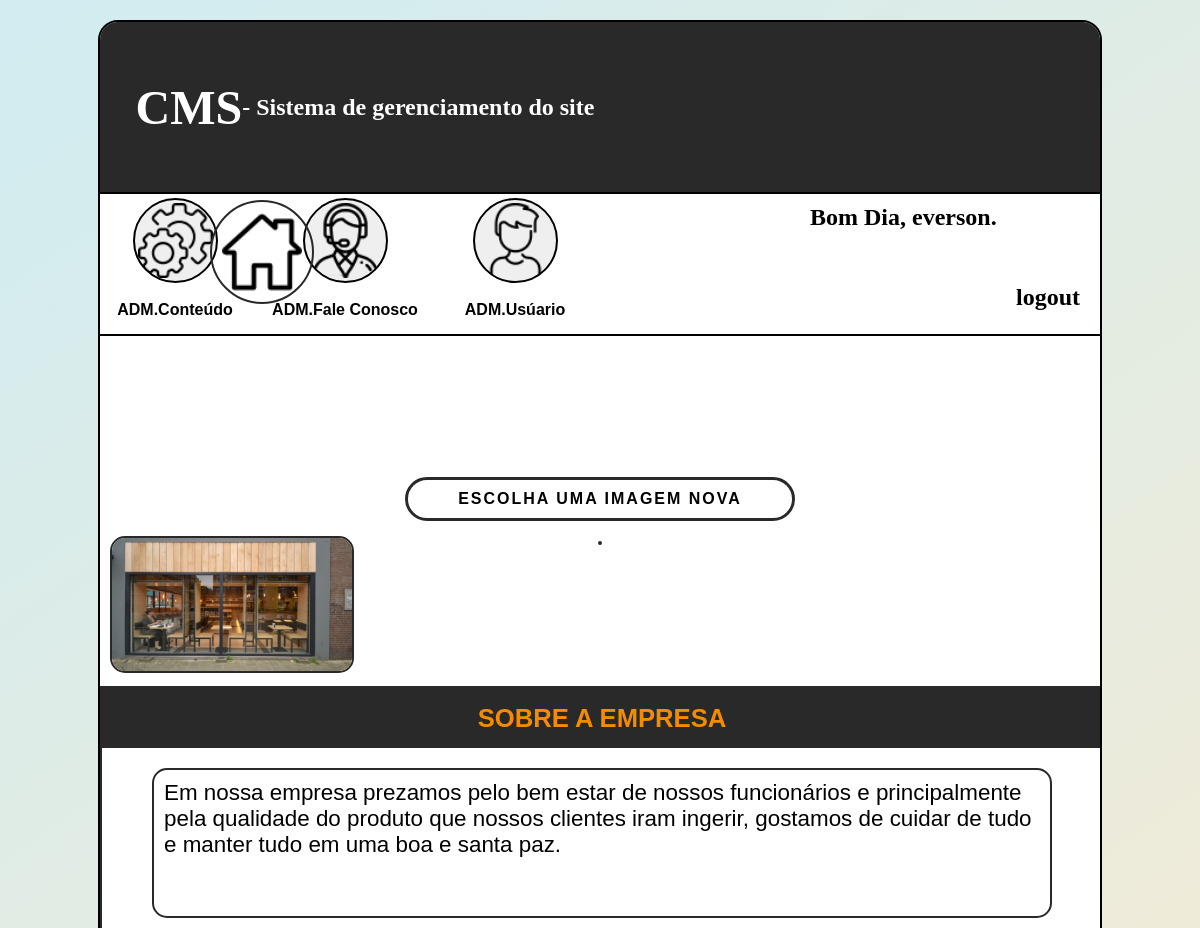
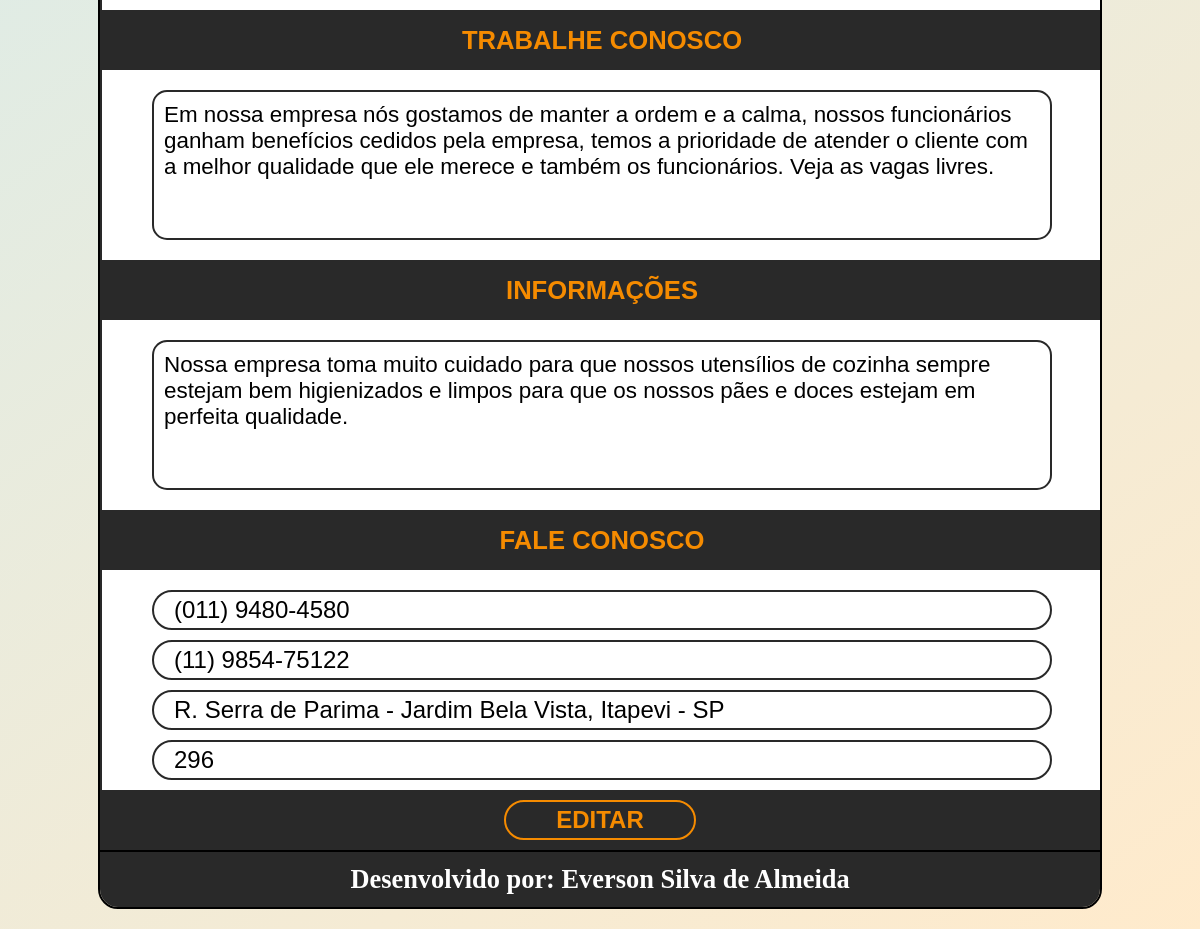
The page /BD/empresa.php (signed in) on the database its author committed (2 pictures, top to bottom).
### tables this page shows
CREATE TABLE `tblempresa` (
  `idEmpresa` int(4) NOT NULL AUTO_INCREMENT,
  `imgPrincipal` varchar(255) NOT NULL,
  `sobreEmpresa` varchar(255) NOT NULL,
  `txtInformacao` varchar(255) NOT NULL,
  `txtTrabalheConosco` varchar(255) NOT NULL,
  `telefone` varchar(17) NOT NULL,
  `celular` varchar(17) NOT NULL,
  `rua` varchar(150) NOT NULL,
  `numero` varchar(5) DEFAULT NULL,
  PRIMARY KEY (`idEmpresa`)
);

### BD/bloqueioUsuario.php (called while the page is built, shortened)
<?php
$conex = conexaoMysql();
$usuario = $_SESSION['usuario'];
$nivel = $_SESSION['nivel'];
$sql = "select tblusuario.*, tblnivel.*
    from tblusuario, tblnivel
    where tblnivel.idNivel = tblusuario.idNivel
    and nomeUsuario = '".$usuario."' and nivel = '".$nivel."'";
$selectAtivacao = mysqli_query($conex, $sql);
$rsAtivacao = mysqli_fetch_assoc($selectAtivacao);
$ADMconteudo = $rsAtivacao['ADMconteudo'];
$ADMfaleConosco = $rsAtivacao['ADMfaleConosco'];
$ADMusuario = $rsAtivacao['ADMusuario'];
if($ADMconteudo == 1){
    $conteudo = "enable";
}else{
    $conteudo = "disabled";
}
if($ADMfaleConosco == 1){
    $faleConosco = "enable";
}else{
    $faleConosco = "disabled";
}
if($ADMusuario == 1){
    $usuarios = "enable";
}else{
    $usuarios = "disabled";
}
?>

### BD/empresa.php (the view, shortened to what this page needs)
<?php
require_once('bloqueioUsuario.php');
$conex = conexaoMysql();
$sql = "select * from tblempresa";
$selectEmpresa = mysqli_query($conex, $sql);
$rsEmpresa = mysqli_fetch_assoc($selectEmpresa);
$action = 'updateContato.php?modo=atualizarEmpresa';
$actionImg ='uploadImg.php?verificar=imgEmpresa';
?>
<!doctype html>
<html lang="pt-br">
    <head>
        <link rel="stylesheet" type="text/css" href="../cms/css/style.css">
        <link rel="stylesheet" type="text/css" href="../cms/css/empresa.css">
    </head>
    <body>
        <div class="iconPaginaInicial" onclick="location.href='../empresa.php'">
        </div>
        <section>
            <div id="containerCMS">
                <div id="cabecalho">
                    <h1><p>CMS</p> - Sistema de gerenciamento do site</h1>
                    <div id="containerLogo"></div>
                </div>
                <div id="containerEscolha">
                    <div class="containerFuncao">
                        <input type="submit" class="imgFuncao" id="ADMconteudo" onclick="location.href='../BD/ADMconteudo.php'" <?=$conteudo?> value="">
                        <div class="nomeFuncao">ADM.Conteúdo</div>
                    </div>
                    <div class="containerFuncao">
                        <input type="submit" class="imgFuncao" id="ADMfaleConosco" onclick="location.href='../BD/ADMfaleConosco.php'" <?=$faleConosco?> value="">
                        <div class="nomeFuncao">ADM.Fale Conosco</div>
                    </div>
                    <div class="containerFuncao">
                        <input type="submit" class="imgFuncao" id="ADMusuario" onclick="location.href='../BD/ADMusuario.php'" <?=$usuarios?> value="">
                        <div class="nomeFuncao">ADM.Usúario</div>
                    </div>
                    <div id="containerBoasVindas">
                        <div class="textoBoasVindas">Bom Dia, <?=$usuario?>.</div>
                        <a href="../BD/logout.php"><div class="textoBoasVindas">logout</div></a>
                    </div>
                </div>
                <div id="containerConteudo">
                    <form name="frmImg" id="frmImg" method="post" action="<?=$actionImg?>" enctype="multipart/form-data">
                         <div id="configFile">
                             <label for="file" id="selector">Escolha uma imagem nova</label>
                             <div id="imagemEmpresa"></div>
                             <img id="imgFixa" src="../BD/imgBanco/imgEmpresa/<?=$rsEmpresa['imgPrincipal']?>">
                         </div>
                    </form>
                    <form action="<?=$action?>" method="post" name="frmEmpresa" enctype="multipart/form-data">
                        <div id="containerDadosEmpresa">
                            <div class="cabecalhoEmpresa">sobre a empresa</div>
                            <textarea placeholder="Texto sobre a empresa" name="txtSobreEmpresa"><?=$rsEmpresa['sobreEmpresa']?></textarea>
                            <div class="cabecalhoEmpresa">Trabalhe conosco</div>
                            <textarea placeholder="Texto do trabalhe conosco" name="txtTrabalheConosco"><?=$rsEmpresa['txtTrabalheConosco']?></textarea>
                            <div class="cabecalhoEmpresa">informações</div>
                            <textarea placeholder="Texto das informações" name="txtInformacoes"><?=$rsEmpresa['txtInformacao']?></textarea>
                            <div class="cabecalhoEmpresa">fale conosco</div>
                            <div id="configText">
                                <input type="text" data-type="telefone" maxlength="15" placeholder="telefone" name="txtTelefone" value="<?=$rsEmpresa['telefone']?>">
                                <input type="text" data-type="celular" placeholder="celular" maxlength="15" name="txtCelular" value="<?=$rsEmpresa['celular']?>">
                                <input type="text" placeholder="rua" name="txtRua" value="<?=$rsEmpresa['rua']?>">
                                <input type="text" data-type="numero" maxlength="4" placeholder="numero" name="txtNumero" value="<?=$rsEmpresa['numero']?>">
                            </div>
                        </div>
                        <div id="congifBTN">
                            <input type="submit" value="editar" name="btnEditar">
                        </div>
                    </form>
                </div>
                <footer><h1>Desenvolvido por: Everson Silva de Almeida</h1></footer>
            </div>
        </section>
    </body>
</html>

### cms/css/style.css (style rules this page uses)
* { padding: 0; margin: 0; text-decoration: none; list-style: none; }
body { background: linear-gradient(145deg, rgba(22, 162, 186, 0.2), rgba(255, 153, 0, 0.2)), url(../img/fundo.jpg); min-height: 100vh; display: flex; justify-content: center; align-content: center; align-items: center; background-size: cover; background-position: center; background-origin: border-box; background-repeat: no-repeat; padding-top: 20px; padding-bottom: 20px; box-sizing: border-box; }
.iconPaginaInicial { height: 100px; width: 100px; position: fixed; top: 200px; left: 210px; border-radius: 50%; cursor: pointer; border: 2px solid #292929; background-image: url(../img/sydney-opera-house.png); background-position: center; background-size: 80px; background-origin: border-box; background-repeat: no-repeat; overflow: hidden; }
#containerCMS { min-height: 800px; height: auto; width: 1000px; border-radius: 20px; border: 2px solid #000; overflow: hidden; }
#cabecalho { height: 170px; width: 100%; background: #292929; display: flex; justify-content: space-between; align-items: center; }
#cabecalho h1 { height: 100px; width: 530px; float: left; font-size: 1.5em; color: #fff; display: flex; justify-content: center; align-items: center; justify-content: center; }
#cabecalho h1 p { font-size: 2em; }
#containerLogo { height: 140px; width: 400px; background-image: url(../img/HILLVALEY.png); background-size: contain; background-position: center; background-origin: border-box; background-repeat: no-repeat; }
#containerEscolha { border-top: 2px solid #000; height: 140px; width: 100%; background: #fff; }
.containerFuncao { height: 100%; width: 150px; margin-right: 20px; float: left; display: flex; justify-content: space-around; align-content: center; align-items: center; flex-direction: column; outline: none; }
.imgFuncao { height: 85px; width: 85px; border-radius: 50%; border: 2px solid #000; background-size: 75px; background-position: center; background-origin: border-box; background-repeat: no-repeat; cursor: pointer; outline: none; }
#ADMconteudo { background-image: url(../img/settings.png); }
#ADMfaleConosco { background-image: url(../img/support.png); }
#ADMusuario { background-image: url(../img/person.png); }
.nomeFuncao { height: 40px; width: 100%; display: flex; justify-content: space-around; align-content: center; align-items: center; font-size: 1em; font-weight: bold; font-family: arial; }
#containerBoasVindas { height: inherit; width: 300px; float: right; display: flex; justify-content: space-between; align-content: center; flex-direction: column; padding: 10px; box-sizing: border-box; }
.textoBoasVindas { height: 50px; width: 100%; font-size: 1.5em; font-weight: bold; }
a .textoBoasVindas { text-align: right; padding: 10px; box-sizing: border-box; color: #000; }
#containerConteudo { border-top: 2px solid #000; min-height: 430px; height: auto; width: 100%; overflow: hidden; position: relative; background: #fff; }
footer { height: 55px; width: 100%; border-top: 2px solid #000; display: flex; justify-content: center; align-content: center; align-items: center; font-size: 1.1em; font-family: comic sans ms; background: #292929; color: #fff; }

### rows shown on the page
tblempresa: imgPrincipal (picture), txtSobreEmpresa "Em nossa empresa prezamos pelo bem estar de nossos funcionários e principalmente pela qualidade do produto que nossos clientes iram ingerir, gostamos de cuidar de tudo e manter tudo em uma boa e santa paz.", txtTrabalheConosco "Em nossa empresa nós gostamos de manter a ordem e a calma, nossos funcionários ganham benefícios cedidos pela empresa, temos a prioridade de atender o cliente com a melhor qualidade que ele merece e também os funcionários. Veja as vagas livres.", txtInformacoes "Nossa empresa toma muito cuidado para que nossos utensílios de cozinha sempre estejam bem higienizados e limpos para que os nossos pães e doces estejam em perfeita qualidade.", txtTelefone "(011) 9480-4580", txtCelular "(11) 9854-75122", txtRua "R. Serra de Parima - Jardim Bela Vista, Itapevi - SP", txtNumero "296"

### other values the page prints
$usuario "everson"
